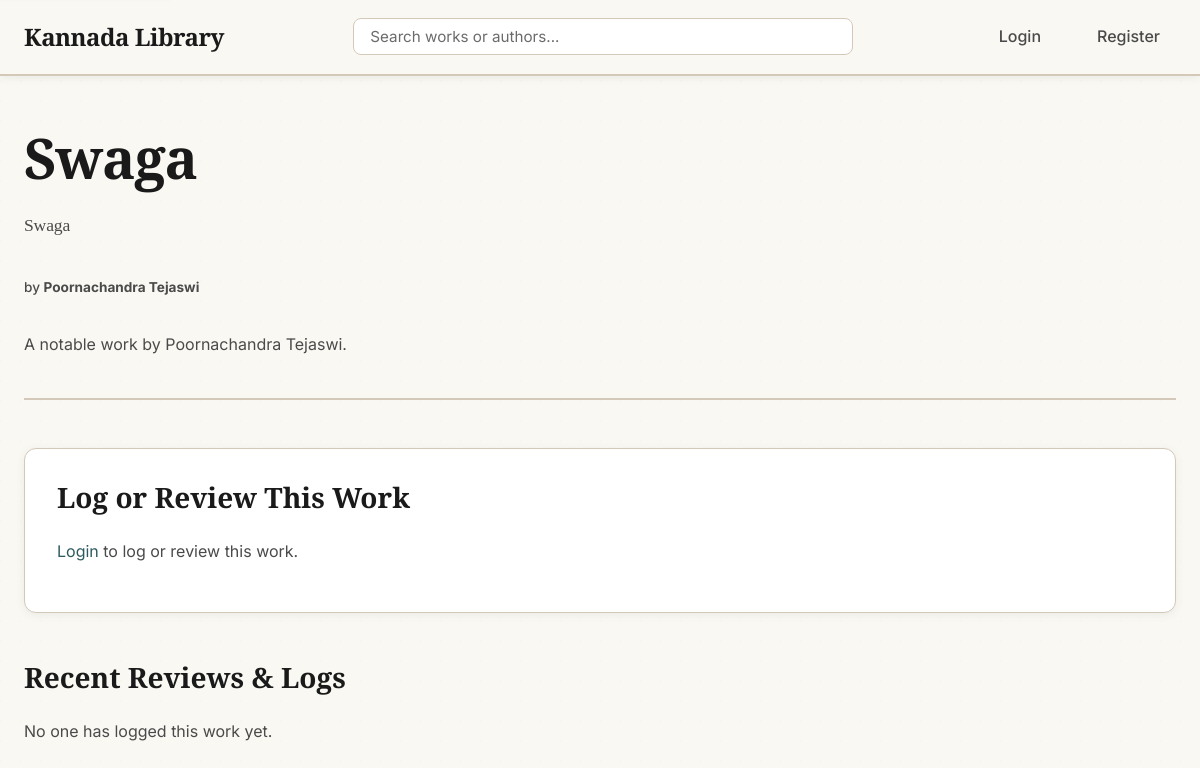
/work/20, run on an earlier commit of the app's database.
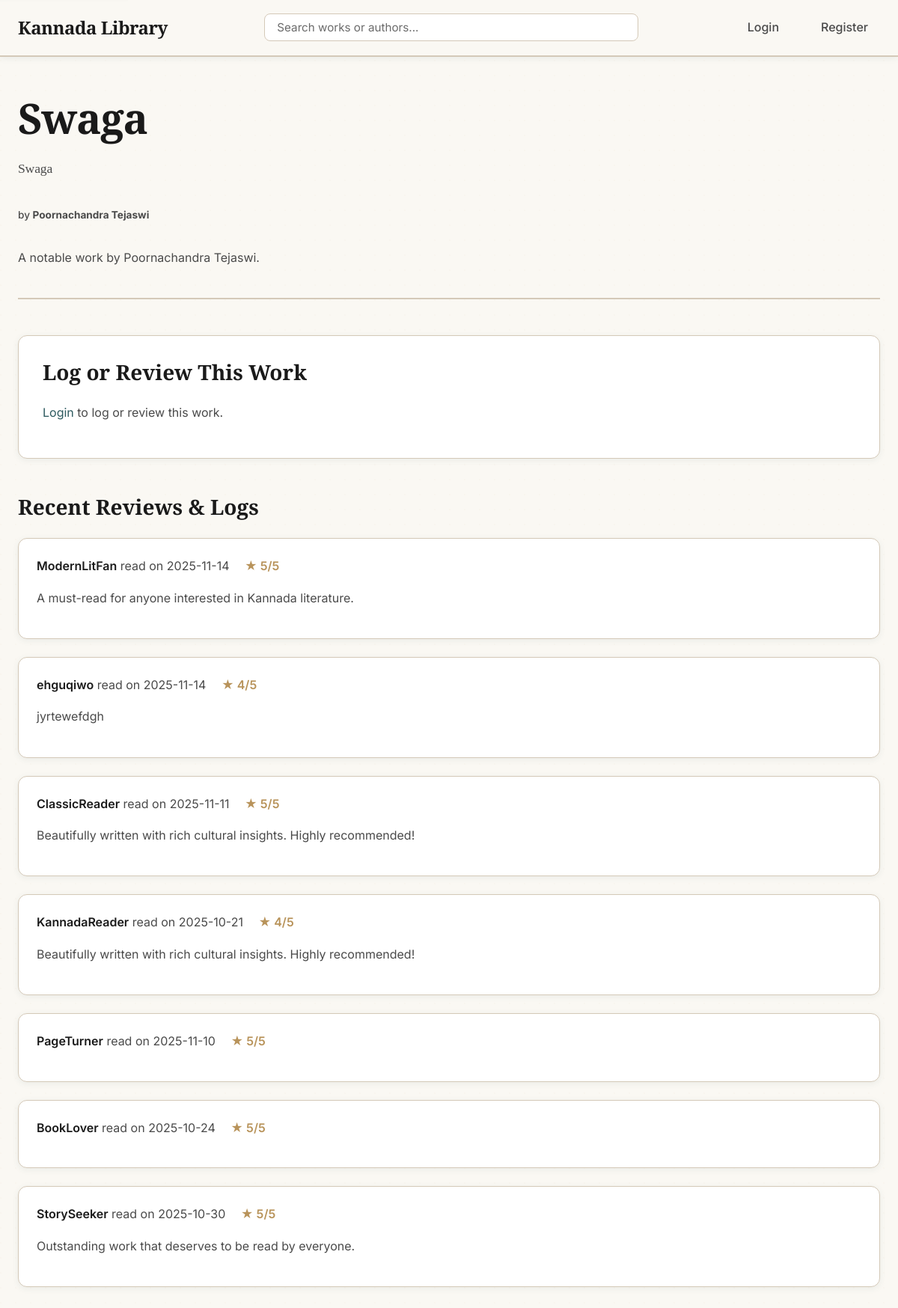
And on a later commit of the database.
### tables this page shows
CREATE TABLE Work (
    work_id INTEGER PRIMARY KEY AUTOINCREMENT,
    author_id INTEGER NOT NULL,
    title_kannada TEXT NOT NULL,
    title_english TEXT NOT NULL,
    synopsis TEXT,
    cover_image_url TEXT, -- e.g., 'kanooru_heggadithi.jpg'
    type TEXT, -- 'Novel', 'Poetry', 'Play'
    FOREIGN KEY (author_id) REFERENCES Author (author_id)
);

CREATE TABLE Author (
    author_id INTEGER PRIMARY KEY AUTOINCREMENT,
    name_kannada TEXT NOT NULL,
    name_english TEXT NOT NULL,
    biography TEXT,
    image_url TEXT, -- e.g., 'kuvempu.jpg'
    era TEXT
);

CREATE TABLE Review (
    review_id INTEGER PRIMARY KEY AUTOINCREMENT,
    user_id INTEGER NOT NULL,
    work_id INTEGER NOT NULL,
    rating INTEGER NOT NULL,  -- Rating from 1 to 5
    review_text TEXT,         -- The written review (can be empty)
    date_read DATE NOT NULL,  -- The "diary date"
    date_logged TIMESTAMP DEFAULT CURRENT_TIMESTAMP,
    FOREIGN KEY (user_id) REFERENCES User (user_id),
    FOREIGN KEY (work_id) REFERENCES Work (work_id)
);

CREATE TABLE User (
    user_id INTEGER PRIMARY KEY AUTOINCREMENT,
    username TEXT NOT NULL UNIQUE,
    email TEXT NOT NULL UNIQUE,
    password_hash TEXT NOT NULL
);

### app.py (the view, shortened to what this page needs)
@app.route('/work/<int:work_id>', methods=['GET', 'POST'])
def work_details(work_id):
    db = get_db()
    work = db.execute('''
        SELECT
            Work.*,
            Author.name_kannada as author_kannada,
            Author.name_english as author_english,
            Author.image_url as author_image_url
        FROM Work
        JOIN Author ON Work.author_id = Author.author_id
        WHERE Work.work_id = ?
    ''', (work_id,)).fetchone()
    if work is None:
        abort(404)
    reviews = db.execute('''
        SELECT Review.*, User.username
        FROM Review
        JOIN User ON Review.user_id = User.user_id
        WHERE Review.work_id = ?
        ORDER BY Review.date_logged DESC
    ''', (work_id,)).fetchall()
    form = ReviewForm()
    user_review = None
    if current_user.is_authenticated:
        user_review = db.execute(
            'SELECT * FROM Review WHERE user_id = ? AND work_id = ?',
            (current_user.id, work_id)
        ).fetchone()
    return render_template('work_details.html', work=work, reviews=reviews, form=form, user_review=user_review)

### app.py
class ReviewForm(FlaskForm):
    rating = IntegerField('Rating (1-5)', validators=[DataRequired(), NumberRange(min=1, max=5)])
    review_text = TextAreaField('Review (Optional)', validators=[Length(max=5000)])
    date_read = DateField('Date Read', format='%Y-%m-%d', default=datetime.date.today, validators=[DataRequired()])
    submit = SubmitField('Log Book')

### app.py (called while the page is built)
def get_db():
    db = getattr(g, '_database', None)
    if db is None:
        db = g._database = sqlite3.connect(DATABASE)
        db.row_factory = sqlite3.Row
    return db

@app.teardown_appcontext
def close_connection(exception):
    db = getattr(g, '_database', None)
    if db is not None:
        db.close()

### templates/work_details.html (shortened to what this page needs)
{% extends "layout.html" %}
{% block content %}
    <div class="work-header">
        <h1>{{ work.title_kannada }}</h1>
        <h2>{{ work.title_english }}</h2>
        <p class="work-author">by <strong>{{ work.author_english }}</strong></p>
        {% if work.synopsis %}
            <p>{{ work.synopsis }}</p>
        {% endif %}
    </div>
    <div class="review-section">
        <h3>Log or Review This Work</h3>
        {% if current_user.is_authenticated %}
            <form method="POST" action="" class="auth-form">
                {{ form.hidden_tag() }}
                <div class="form-group">
                    {{ form.rating.label(class="form-label") }}
                    {{ form.rating(class="form-input", min="1", max="5", placeholder="1-5") }}
                    {% if form.rating.errors %}
                        <ul class="errors">
                            {% for error in form.rating.errors %}
                                <li>{{ error }}</li>
                            {% endfor %}
                        </ul>
                    {% endif %}
                </div>
                <div class="form-group">
                    {{ form.date_read.label(class="form-label") }}
                    {{ form.date_read(class="form-input", type="date") }}
                    {% if form.date_read.errors %}
                        <ul class="errors">
                            {% for error in form.date_read.errors %}
                                <li>{{ error }}</li>
                            {% endfor %}
                        </ul>
                    {% endif %}
                </div>
                <div class="form-group">
                    {{ form.review_text.label(class="form-label") }}
                    {{ form.review_text(class="form-input", rows=5, placeholder="Share your thoughts...") }}
                    {% if form.review_text.errors %}
                        <ul class="errors">
                            {% for error in form.review_text.errors %}
                                <li>{{ error }}</li>
                            {% endfor %}
                        </ul>
                    {% endif %}
                </div>
                <div class="form-group">
                    {{ form.submit(class="btn btn-primary") }}
                </div>
            </form>
        {% else %}
            <p><a href="{{ url_for('login') }}">Login</a> to log or review this work.</p>
        {% endif %}
    </div>
    <div class="reviews-list">
        <h3>Recent Reviews & Logs</h3>
        {% if reviews %}
            {% for review in reviews %}
                <article class="review-card">
                    <p>
                        <strong>{{ review.username }}</strong> read on {{ review.date_read }}
                        <span class="rating">★ {{ review.rating }}/5</span>
                    </p>
                    {% if review.review_text %}
                        <p class="review-text">{{ review.review_text }}</p>
                    {% endif %}
                </article>
            {% endfor %}
        {% else %}
            <p>No one has logged this work yet.</p>
        {% endif %}
    </div>
{% endblock %}

### templates/layout.html (shortened to what this page needs)
<!DOCTYPE html>
<html lang="en">
<head>
    <link rel="stylesheet" href="{{ url_for('static', filename='style.css') }}">
    <link rel="stylesheet" href="https://code.jquery.com/ui/1.13.3/themes/base/jquery-ui.css">
</head>
<body>
    <nav role="navigation" aria-label="Main navigation">
        <div class="nav-container">
            <a href="{{ url_for('homepage') }}" class="nav-logo" aria-label="Kannada Library Home">Kannada Library</a>
            <div class="search-container">
                <form action="{{ url_for('search_results') }}" method="GET" class="search-form">
                    <input
                        type="text"
                        id="search-bar"
                        name="q"
                        placeholder="Search works or authors..."
                        aria-label="Search works or authors"
                        autocomplete="off"
                        value="{{ request.args.get('q', '') }}"
                    >
                </form>
            </div>
            <div class="nav-links">
                {% if current_user.is_authenticated %}
                    <a href="{{ url_for('user_profile', username=current_user.username) }}" aria-label="My Profile">My Profile</a>
                    <a href="{{ url_for('logout') }}">Logout</a>
                {% else %}
                    <a href="{{ url_for('login') }}">Login</a>
                    <a href="{{ url_for('register') }}">Register</a>
                {% endif %}
            </div>
        </div>
    </nav>
    <main id="main-content" class="content" role="main">
        {% block content %}{% endblock %}
    </main>
</body>
</html>

### templates/layout.html (style rules this page uses)
html { color-scheme: light !important; }
body { background-color: #faf8f3 !important; color: #1a1a1a !important; }

What changed in the data, as far as the page shows it:
added Review: username "ModernLitFan", date_read "2025-11-14", rating "5", review_text "A must-read for anyone interested in Kannada literature."
added Review: username "ehguqiwo", date_read "2025-11-14", rating "4", review_text "jyrtewefdgh"
added Review: username "ClassicReader", date_read "2025-11-11", rating "5", review_text "Beautifully written with rich cultural insights. Highly recommended!"
added Review: username "KannadaReader", date_read "2025-10-21", rating "4", review_text "Beautifully written with rich cultural insights. Highly recommended!"
added Review: username "PageTurner", date_read "2025-11-10", rating "5"
added Review: username "BookLover", date_read "2025-10-24", rating "5"
added Review: username "StorySeeker", date_read "2025-10-30", rating "5", review_text "Outstanding work that deserves to be read by everyone."
Also different on the page:
text no longer shown: "No one has logged this work yet."
